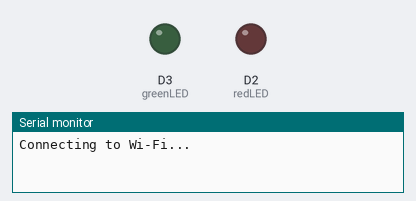
Bench run of a sketch on a simulated ESP8266 (NodeMCU). Parts: output pins drawn as LEDs (lit = HIGH), the last lines printed to the serial monitor. Random numbers use the default seed unless the sketch sets one.

Above: at 0.1 s.
At 2.1 s:
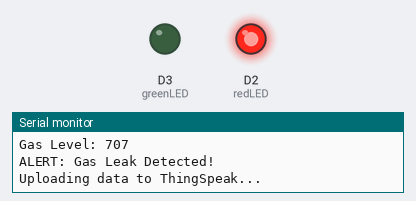
At 35.1 s:
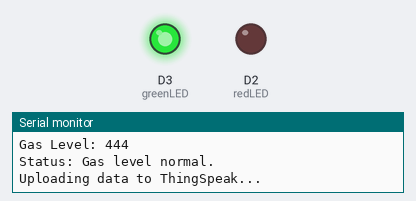
Timing chart, 0 to 42.0 s (numbered marks = the images above):
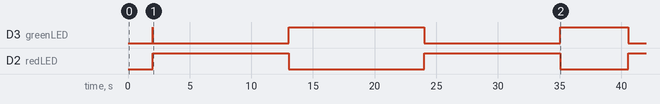

Measured:
- by itself, D3 (greenLED): goes LOW 11.0 s, HIGH 11.0 s, LOW 11.0 s, HIGH 5.5 s, then LOW
- by itself, D2 (redLED): goes HIGH 11.0 s, LOW 11.0 s, HIGH 11.0 s, LOW 5.5 s, then HIGH

The sketch:

arduino_code.ino
```cpp
#include <ESP8266WiFi.h>

#define GAS_THRESHOLD 600  // Set your own leak detection threshold

const int redLED = D2;     // Red LED pin for alert
const int greenLED = D3;   // Green LED pin for normal status

const char* ssid = "TestSSID";        // Replace with your Wi-Fi SSID (simulated)
const char* password = "TestPassword"; // Replace with your password (simulated)

void setup() {
  Serial.begin(115200);

  // Setup LED pins
  pinMode(redLED, OUTPUT);
  pinMode(greenLED, OUTPUT);

  // Simulate Wi-Fi connection
  Serial.println("Connecting to Wi-Fi...");
  delay(2000);
  Serial.print("Connected to Wi-Fi as: ");
  Serial.println(ssid);

  // System ready
  digitalWrite(redLED, LOW);
  digitalWrite(greenLED, HIGH);
  Serial.println("System Ready - Monitoring Gas Levels");
}

void loop() {
  int gasLevel = random(400, 900); // Simulated gas level

  Serial.println("-----------------------------");
  Serial.print("Timestamp: ");
  Serial.println("2025-04-04 10:30:00");  // Dummy timestamp

  Serial.print("Gas Level: ");
  Serial.println(gasLevel);

  if (gasLevel > GAS_THRESHOLD) {
    Serial.println("ALERT: Gas Leak Detected!");
    digitalWrite(redLED, HIGH);
    digitalWrite(greenLED, LOW);
  } else {
    Serial.println("Status: Gas level normal.");
    digitalWrite(redLED, LOW);
    digitalWrite(greenLED, HIGH);
  }

  // Simulate data upload to cloud (like ThingSpeak)
  Serial.println("Uploading data to ThingSpeak...");
  delay(500);
  Serial.println("Upload complete.");

  delay(5000); // Wait before next reading
}
```
